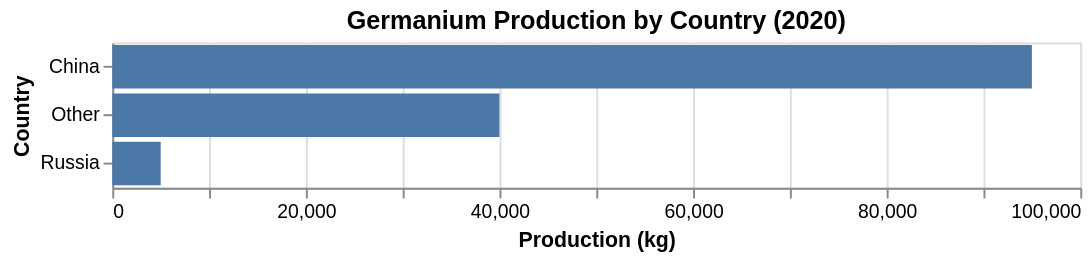

The code cell stored with this chart in its notebook:
### Markdown cell above
#### 2. Bar Chart: Germanium Production by Country (2020)

### Code cell
germanium_df = pd.read_csv('data/processed/dataset1/germanium_production_by_country.csv')
germanium_df_2020 = germanium_df[germanium_df['production_2020_kg'].notna()][['country', 'production_2020_kg']]
country_order = germanium_df_2020.sort_values('production_2020_kg', ascending = False)['country'].tolist()

bar_chart = alt.Chart(germanium_df_2020).mark_bar().encode(
    alt.Y('country:N', sort = country_order, title = "Country"),
    alt.X('production_2020_kg:Q', title = "Production (kg)"),
    tooltip = [
        alt.Tooltip('country:N', title = "Country"),
        alt.Tooltip('production_2020_kg:Q', title = "Production (kg)", format = ',')
    ]
).properties(
    width = 500,
    height = alt.Step(25),
    title = "Germanium Production by Country (2020)"
)

bar_chart

### Figure 1 — Vega-Lite specification as saved in the notebook (floating-point values rounded to 4 significant figures)
{"config": {"view": {"continuousWidth": 300, "continuousHeight": 300}}, "data": {"name": "data-8fb206dac5dc366ec3e449738c0b2f89"}, "mark": {"type": "bar"}, "encoding": {"tooltip": [{"field": "country", "title": "Country", "type": "nominal"}, {"field": "production_2020_kg", "format": ",", "title": "Production (kg)", "type": "quantitative"}], "x": {"field": "production_2020_kg", "title": "Production (kg)", "type": "quantitative"}, "y": {"field": "country", "sort": ["China", "Other", "Russia"], "title": "Country", "type": "nominal"}}, "height": {"step": 25}, "title": "Germanium Production by Country (2020)", "width": 500, "$schema": "https://vega.github.io/schema/vega-lite/v6.1.0.json", "datasets": {"data-8fb206dac5dc366ec3e449738c0b2f89": [{"country": "China", "production_2020_kg": 95000.0}, {"country": "Russia", "production_2020_kg": 5000.0}, {"country": "Other", "production_2020_kg": 40000.0}]}}
